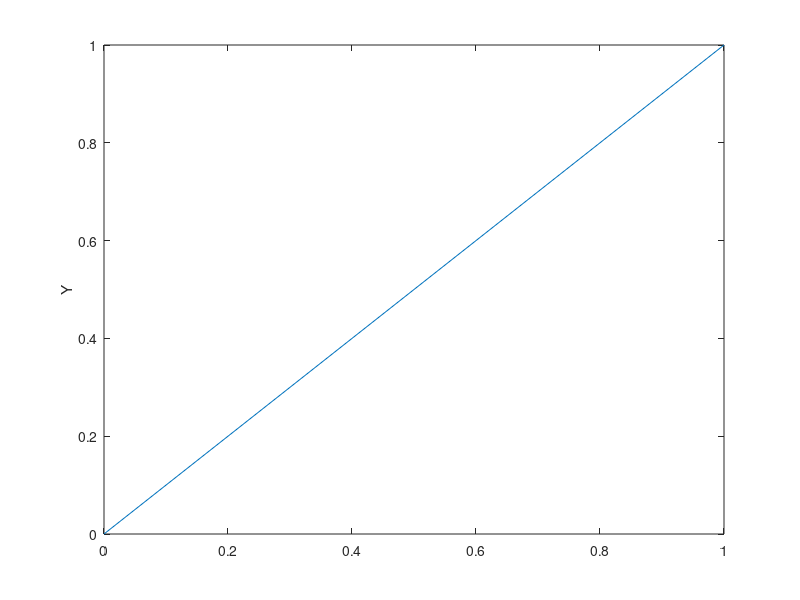

The MATLAB source for this figure: (Note: this script raises an error after producing the figure.)
%=============================================================================
% Copyright (c) 2026-present Allan CORNET (Nelson)
%=============================================================================
% This file is part of Nelson.
%=============================================================================
% LICENCE_BLOCK_BEGIN
% SPDX-License-Identifier: LGPL-3.0-or-later
% LICENCE_BLOCK_END
%=============================================================================
% <--ADV-CLI MODE-->
%=============================================================================
% Axis labels re-derive their Rotation and alignment from the View (auto
% RotationMode semantics). Expected values below cover automatic behavior
% across view(2), view(3) and several azimuths.
%=============================================================================
% A user Rotation pins that attribute (mode manual) while alignment stays auto.
f = figure('Visible', 'off');
plot([0 1], [0 1]);
ax = gca();
h = ylabel(ax, 'Y');
asserts.isequal(h.Rotation, 90);
asserts.isequal(h.HorizontalAlignment, 'center');
set(h, 'Rotation', 45);
view(ax, 3);
drawnow();
asserts.isequal(h.Rotation, 45);
asserts.isequal(h.HorizontalAlignment, 'right');
close(f);
%=============================================================================
